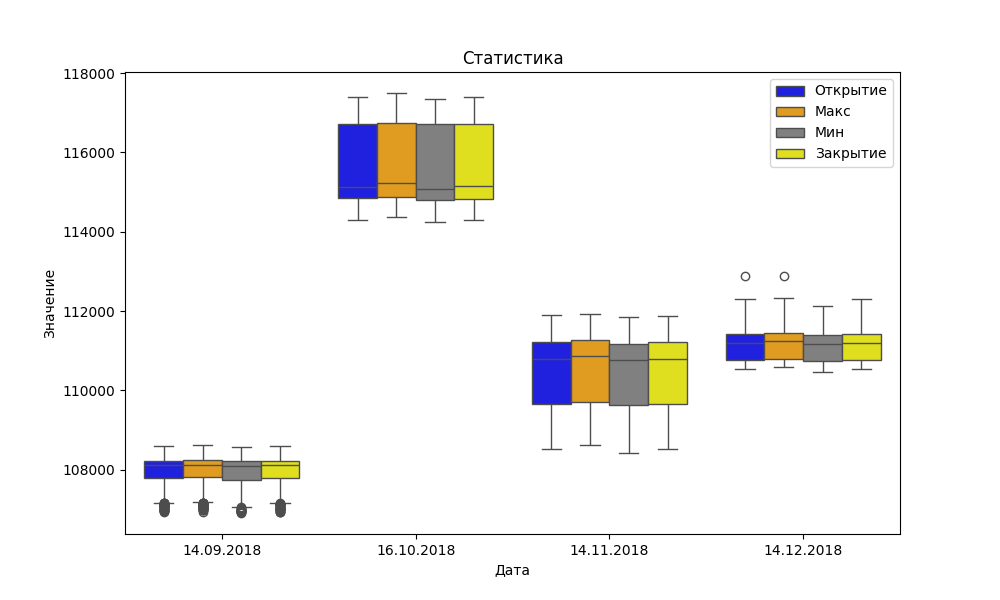

Recreate this plot in Python.
import matplotlib.pyplot as plt
import pandas as pd
import seaborn as sns

df = pd.read_csv("task_2.csv", delimiter=";")

df_melted = df.melt(
    id_vars="Дата",
    value_vars=["Открытие", "Макс", "Мин", "Закрытие"],
    var_name="Type",
    value_name="Value"
)

plt.figure(figsize=(10, 6))
sns.boxplot(
    data=df_melted,
    x="Дата",
    y="Value",
    hue="Type",
    palette=["blue", "orange", "gray", "yellow"]
)

plt.title("Статистика")
plt.ylabel("Значение")
plt.xlabel("Дата")
plt.legend(loc="upper right")

plt.savefig("task_3.png")
plt.show()

